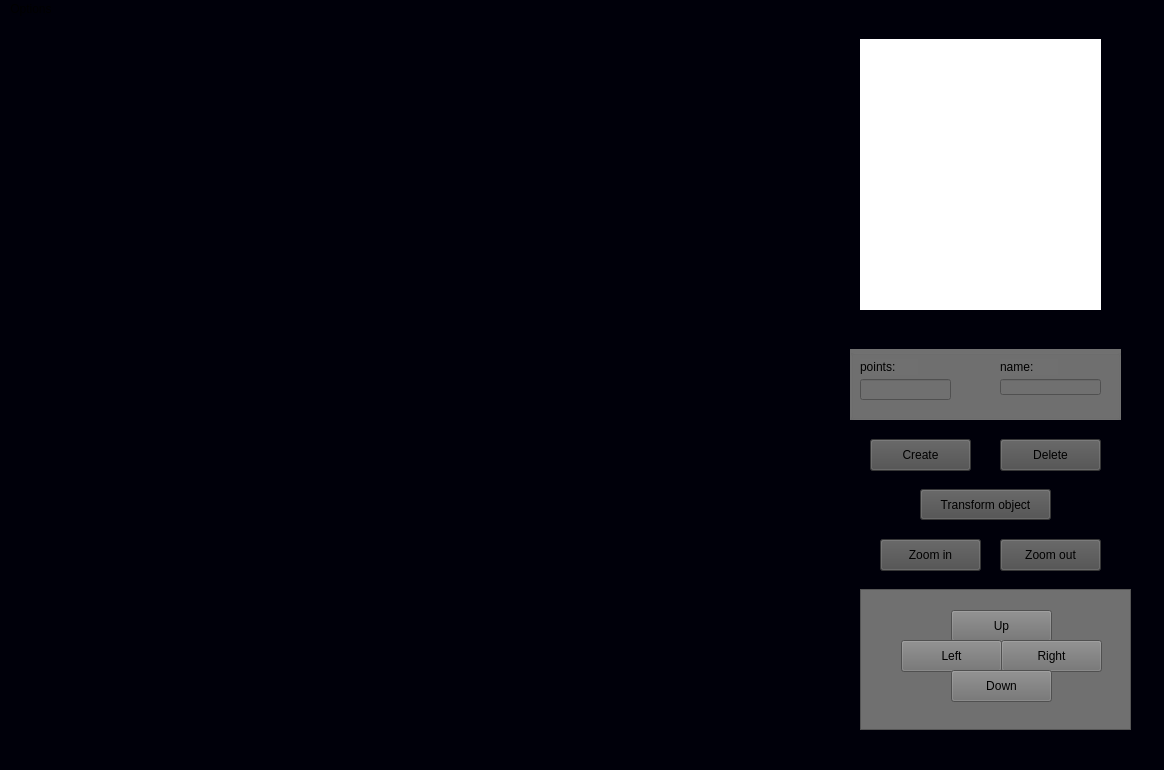
<?xml version="1.0" encoding="UTF-8"?>
<ui version="4.0">
 <class>main</class>
 <widget class="QMainWindow" name="main">
  <property name="geometry">
   <rect>
    <x>0</x>
    <y>0</y>
    <width>1164</width>
    <height>770</height>
   </rect>
  </property>
  <property name="windowTitle">
   <string>MainWindow</string>
  </property>
  <property name="styleSheet">
   <string notr="true">background-color: rgb(0, 0, 10);</string>
  </property>
  <widget class="QWidget" name="centralwidget">
   <widget class="QPushButton" name="z_in">
    <property name="geometry">
     <rect>
      <x>880</x>
      <y>520</y>
      <width>101</width>
      <height>32</height>
     </rect>
    </property>
    <property name="styleSheet">
     <string notr="true">background-color: rgb(76, 76, 76);</string>
    </property>
    <property name="text">
     <string>Zoom in</string>
    </property>
   </widget>
   <widget class="QPushButton" name="z_out">
    <property name="geometry">
     <rect>
      <x>1000</x>
      <y>520</y>
      <width>101</width>
      <height>32</height>
     </rect>
    </property>
    <property name="styleSheet">
     <string notr="true">background-color: rgb(76, 76, 76);</string>
    </property>
    <property name="text">
     <string>Zoom out</string>
    </property>
   </widget>
   <widget class="QLabel" name="vp">
    <property name="geometry">
     <rect>
      <x>110</x>
      <y>20</y>
      <width>621</width>
      <height>661</height>
     </rect>
    </property>
    <property name="text">
     <string/>
    </property>
   </widget>
   <widget class="QLabel" name="display">
    <property name="geometry">
     <rect>
      <x>860</x>
      <y>20</y>
      <width>241</width>
      <height>271</height>
     </rect>
    </property>
    <property name="styleSheet">
     <string notr="true">background-color: rgb(255, 255, 255);</string>
    </property>
    <property name="text">
     <string/>
    </property>
   </widget>
   <widget class="QPushButton" name="tranform_button">
    <property name="geometry">
     <rect>
      <x>920</x>
      <y>470</y>
      <width>131</width>
      <height>31</height>
     </rect>
    </property>
    <property name="styleSheet">
     <string notr="true">background-color: rgb(76, 76, 76);</string>
    </property>
    <property name="text">
     <string>Transform object</string>
    </property>
   </widget>
   <widget class="QPushButton" name="delete_but">
    <property name="geometry">
     <rect>
      <x>1000</x>
      <y>420</y>
      <width>101</width>
      <height>32</height>
     </rect>
    </property>
    <property name="styleSheet">
     <string notr="true">background-color: rgb(76, 76, 76);</string>
    </property>
    <property name="text">
     <string>Delete</string>
    </property>
   </widget>
   <widget class="QPushButton" name="create_but">
    <property name="geometry">
     <rect>
      <x>870</x>
      <y>420</y>
      <width>101</width>
      <height>32</height>
     </rect>
    </property>
    <property name="styleSheet">
     <string notr="true">background-color: rgb(76, 76, 76);</string>
    </property>
    <property name="text">
     <string>Create</string>
    </property>
   </widget>
   <widget class="QScrollArea" name="scrollArea">
    <property name="geometry">
     <rect>
      <x>860</x>
      <y>570</y>
      <width>271</width>
      <height>141</height>
     </rect>
    </property>
    <property name="styleSheet">
     <string notr="true">background-color: rgb(112, 112, 112);</string>
    </property>
    <property name="widgetResizable">
     <bool>true</bool>
    </property>
    <widget class="QWidget" name="scrollAreaWidgetContents">
     <property name="geometry">
      <rect>
       <x>0</x>
       <y>0</y>
       <width>269</width>
       <height>139</height>
      </rect>
     </property>
     <widget class="QPushButton" name="up">
      <property name="geometry">
       <rect>
        <x>90</x>
        <y>20</y>
        <width>101</width>
        <height>32</height>
       </rect>
      </property>
      <property name="text">
       <string>Up</string>
      </property>
     </widget>
     <widget class="QPushButton" name="left">
      <property name="geometry">
       <rect>
        <x>40</x>
        <y>50</y>
        <width>101</width>
        <height>32</height>
       </rect>
      </property>
      <property name="text">
       <string>Left</string>
      </property>
     </widget>
     <widget class="QPushButton" name="right">
      <property name="geometry">
       <rect>
        <x>140</x>
        <y>50</y>
        <width>101</width>
        <height>32</height>
       </rect>
      </property>
      <property name="text">
       <string>Right</string>
      </property>
     </widget>
     <widget class="QPushButton" name="down">
      <property name="geometry">
       <rect>
        <x>90</x>
        <y>80</y>
        <width>101</width>
        <height>32</height>
       </rect>
      </property>
      <property name="text">
       <string>Down</string>
      </property>
     </widget>
    </widget>
   </widget>
   <widget class="QGroupBox" name="groupBox">
    <property name="geometry">
     <rect>
      <x>850</x>
      <y>330</y>
      <width>271</width>
      <height>71</height>
     </rect>
    </property>
    <property name="styleSheet">
     <string notr="true">background-color: rgb(112, 112, 112);</string>
    </property>
    <property name="title">
     <string/>
    </property>
    <widget class="QLabel" name="points_lbl">
     <property name="geometry">
      <rect>
       <x>10</x>
       <y>10</y>
       <width>58</width>
       <height>16</height>
      </rect>
     </property>
     <property name="text">
      <string>points:</string>
     </property>
    </widget>
    <widget class="QLabel" name="name_lbl">
     <property name="geometry">
      <rect>
       <x>150</x>
       <y>10</y>
       <width>58</width>
       <height>16</height>
      </rect>
     </property>
     <property name="text">
      <string>name:</string>
     </property>
    </widget>
    <widget class="QLineEdit" name="points_ln">
     <property name="geometry">
      <rect>
       <x>10</x>
       <y>30</y>
       <width>91</width>
       <height>21</height>
      </rect>
     </property>
     <property name="text">
      <string/>
     </property>
    </widget>
    <widget class="QLineEdit" name="name_ln">
     <property name="geometry">
      <rect>
       <x>150</x>
       <y>30</y>
       <width>101</width>
       <height>16</height>
      </rect>
     </property>
    </widget>
   </widget>
   <zorder>display</zorder>
   <zorder>z_in</zorder>
   <zorder>z_out</zorder>
   <zorder>vp</zorder>
   <zorder>tranform_button</zorder>
   <zorder>delete_but</zorder>
   <zorder>create_but</zorder>
   <zorder>scrollArea</zorder>
   <zorder>groupBox</zorder>
  </widget>
  <widget class="QMenuBar" name="menubar">
   <property name="geometry">
    <rect>
     <x>0</x>
     <y>0</y>
     <width>1164</width>
     <height>19</height>
    </rect>
   </property>
   <widget class="QMenu" name="menuOptions">
    <property name="title">
     <string>Options</string>
    </property>
    <addaction name="actionRestart"/>
   </widget>
   <addaction name="menuOptions"/>
  </widget>
  <widget class="QStatusBar" name="statusbar"/>
  <action name="actionRestart">
   <property name="text">
    <string>Restart</string>
   </property>
  </action>
 </widget>
 <resources/>
 <connections/>
</ui>
